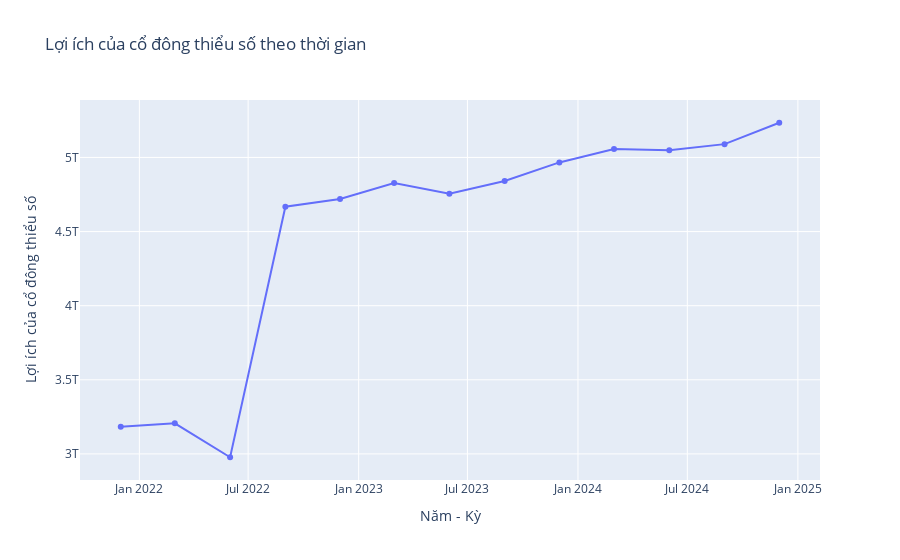

Write notebook code for a chart like this one.
### Code cell
fig = go.Figure()

fig.add_trace(go.Scatter(
    x=bid_cdtc["Năm"].astype(str) + "-" + bid_cdtc["Tháng"].astype(str),
    y=bid_cdtc["LỢI ÍCH CỦA CỔ ĐÔNG THIỂU SỐ"],
    mode="lines+markers",
    name="Lợi ích của cổ đông thiểu số"
))

fig.update_layout(
    title="Lợi ích của cổ đông thiểu số theo thời gian",
    xaxis_title="Năm - Kỳ",
    yaxis_title="Lợi ích của cổ đông thiểu số"
)

fig.show()

### Figure 1 — Plotly figure (JSON) as saved in the notebook; plotly's stock layout.template omitted (floating-point values rounded to 4 significant figures)
{"data": [{"mode": "lines+markers", "name": "Lợi ích của cổ đông thiểu số", "type": "scatter", "x": ["2024-12", "2024-9", "2024-6", "2024-3", "2023-12", "2023-9", "2023-6", "2023-3", "2022-12", "2022-9", "2022-6", "2022-3", "2021-12"], "y": [5234039000000, 5089779000000, 5048208000000, 5056307000000, 4966455000000, 4840773000000, 4754650000000, 4826819000000, 4719327000000, 4667816000000, 2977607000000, 3206428000000, 3184070000000]}], "layout": {"title": {"text": "Lợi ích của cổ đông thiểu số theo thời gian"}, "xaxis": {"title": {"text": "Năm - Kỳ"}}, "yaxis": {"title": {"text": "Lợi ích của cổ đông thiểu số"}}}}
